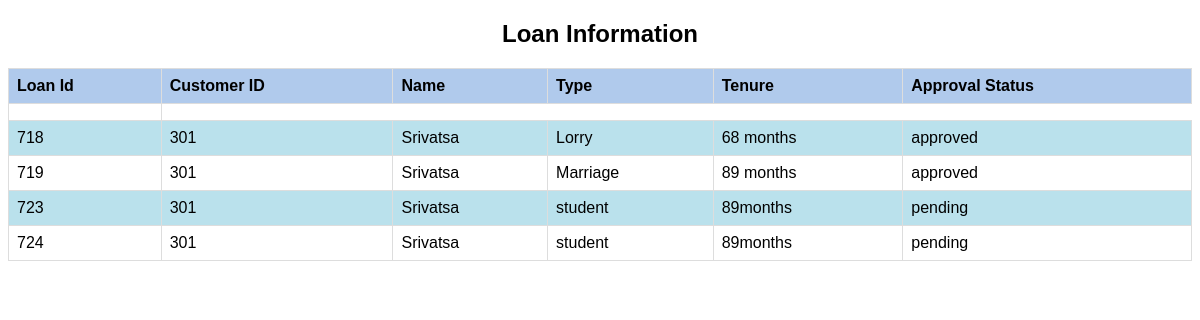
/myloan.php (signed in), run on the app's committed database.
### tables this page shows
CREATE TABLE `loan` (
  `loan_id` int(5) NOT NULL,
  `amount` int(10) NOT NULL,
  `type` varchar(10) NOT NULL,
  `loan_tenure` varchar(20) NOT NULL,
  `approval` varchar(10) NOT NULL,
  `branch_no` int(4) NOT NULL,
  `cus_id` int(5) NOT NULL
);

CREATE TABLE `customer` (
  `cus_id` int(5) NOT NULL,
  `cus_name` varchar(20) NOT NULL,
  `gender` varchar(7) NOT NULL,
  `DOB` date DEFAULT NULL,
  `occupation` varchar(20) NOT NULL,
  `Aadhar no` varchar(12) NOT NULL,
  `Email` varchar(60) NOT NULL,
  `address` varchar(10) NOT NULL,
  `mobileno` varchar(10) NOT NULL,
  `branch_no` int(4) NOT NULL
);

### myloan.php (the view, shortened to what this page needs)
<!DOCTYPE html>
<html lang="en">
<head>
</head>
<?php
$con = new mysqli('localhost','root','','bankmini');
$result=$con->query("select * from loan where cus_id = '$_SESSION[cus_id]'");
$result1=$con->query("select cus_name from customer where cus_id = '$_SESSION[cus_id]'");
$re = $result1->fetch_assoc()
?>
<body>
    <h2>Loan Information</h2>
    <table id="account-table">
        <thead>
            <tr>
                <th>Loan Id</th>
                <th>Customer ID</th>
                <th>Name</th>
                <th>Type</th>
                <th>Tenure</th>
                <th>Approval Status</th>
            </tr>
        </thead>
        <tbody>
            <tr>
            <td>  <?php
            while ($customer = $result->fetch_assoc()) {
                echo "<tr>";
                echo "<td>{$customer['loan_id']}</td>";
                echo "<td>{$customer['cus_id']}</td>";
                echo "<td>{$re['cus_name']}</td>";
                echo "<td>{$customer['type']}</td>";
                echo "<td>{$customer['loan_tenure']}</td>";
                echo "<td>{$customer['approval']}</td>";
                echo "</tr>";
            }?>
            </tr>
        </tbody>
    </table>
</body>
</html>

### myloan.php (style rules this page uses)
body { font-family: Arial, sans-serif; }
h2 { text-align: center; }
table { width: 100%; border-collapse: collapse; margin-top: 20px; }
th, td { border: 1px solid #dddddd; padding: 8px; text-align: left; }
th { background-color: #b0caec; }
tr:nth-child(even) { background-color: #bae1ec; }

### data on the page
loan: loan_id "718", cus "301", cus.cus_name "Srivatsa", type "Lorry", loan_tenure "68 months", approval "approved"
loan: loan_id "719", cus "301", cus.cus_name "Srivatsa", type "Marriage", loan_tenure "89 months", approval "approved"
loan: loan_id "723", cus "301", cus.cus_name "Srivatsa", type "student", loan_tenure "89months", approval "pending"
loan: loan_id "724", cus "301", cus.cus_name "Srivatsa", type "student", loan_tenure "89months", approval "pending"
